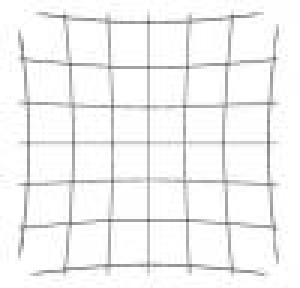
//> input picture src/2.jpg, 100 x 96 px (shown 3 times larger)
$ ./SelfCalibration   (built with g++ and OpenCV 4)
//> lines starting //> are read from the running program, lines starting //| are printed output that depends on the picture
#include "opencv2/opencv.hpp"
#include <string>
#include <iostream>
#include <iomanip>
#include <fstream>
#include <algorithm>
using namespace std;
using namespace cv;
// ----------------------------------------------------------------
// Забодало писать по сто раз одинаковые вещи, соорудил макросы :)
// ----------------------------------------------------------------
#define COUT_VAR(x) cout << #x"=" << x << endl;
#define SHOW_IMG(x) namedWindow(#x);imshow(#x,x);waitKey(20);
// ----------------------------------------------------------------
// Логарифм по основанию 2
// ----------------------------------------------------------------
double log2( double n )
{
	return log( n ) / log( 2.0 );
}
//----------------------------------------------------------
// Frobenius norm
//----------------------------------------------------------
double FNorm(Mat& M)
{
return (sqrt(sum((M*M.t()).diag())[0]));
}
// ----------------------------------------------------------------
// Применение изображению img преобразования Tau
// ----------------------------------------------------------------
void transformImg(Mat& img,Mat& Tau,Mat& dst)
{
	double cx=Tau.at<double>(0);
	double cy=Tau.at<double>(1);
	double fx=Tau.at<double>(2);
	double fy=Tau.at<double>(3);

	Mat cameraMatrix=(Mat_<double>(3, 3) <<
		fx, 0, cx,
		0,  fy, cy,
		0,  0, 1);

	Mat distCoeffs(4,1,CV_64FC1);

	distCoeffs.at<double>(0)=Tau.at<double>(4);
	distCoeffs.at<double>(1)=Tau.at<double>(5);
	distCoeffs.at<double>(2)=Tau.at<double>(6);
	distCoeffs.at<double>(3)=Tau.at<double>(7);

	cv::undistort(img,dst,cameraMatrix,distCoeffs);
}
//----------------------------------------------------------
// Функция стоимости (которую мы минимизируем)
//----------------------------------------------------------
double getF(Mat& img)
{
	Mat tmp=img/norm(img);
	Mat A, w, u, vt;
	SVD::compute(img, w, u, vt,SVD::NO_UV);
	return sum(w)[0];
}
//----------------------------------------------------------
// Якобиан изображения по матрице преобразования
// Производные изображения по элементам матрицы преобразования
// располагаются по столбцам: 1 столбец - одна производная.
// Tau - матрица преобразования.
//----------------------------------------------------------
void getJacobian(Mat& img,Mat& Tau,Mat& J_vec)
{
	// Количество степеней свободы преобразования
	int p=8;
	// Зададим малую величину, для вычисления производных численным методом.
	// Разные параметры имеют разную чувствительность, поэтому для каждого сделано персонально.
	double epsilon[8]={1, // x
					   1, // y
					   1, // fx
					   1, // fy
					   2e-1, // k1
					   2e-1, // k2
					   5e-1, // k3
					   5e-1  // k4
	};
	Mat dst;
	Mat Ip,Im,Tau_p,Tau_m,diff;
	// Размеры области интереса
	int n=img.cols;
	int m=img.rows;
	// Матрица результата
	J_vec=Mat::zeros(n*m,p,CV_64FC1);
	// ---------------------------------------------------------------------
	// Вычисляем 8 частных производных по элементам матрицы преобразования.
	// Девятый элемент равен 1
	// ---------------------------------------------------------------------
	for(int i=0;i<p;i++)
	{
		Tau_p=Tau.clone();
		Tau_m=Tau.clone();
		Tau_p.at<double>(i)+=epsilon[i];
		Tau_m.at<double>(i)-=epsilon[i];
		transformImg(img,Tau_p,Ip);
		transformImg(img,Tau_m,Im);
		// Разница изображений
		diff=Ip-Im;
		// Уменьшим шум.
		cv::GaussianBlur(diff,diff,Size(3,3),2);

		diff/=2*epsilon[i];
		diff=diff.reshape(1,m*n);

		diff.copyTo(J_vec.col(i));
	}
}

//--------------------------------
//
//--------------------------------
double sign(double X)
{
	double res=0;
	if(X>0){res=1;}
	if(X<0){res=-1;}
	return res;
}
//--------------------------------
// Ослабление коэффициентов
//--------------------------------
double S_mu(double d,double mu)
{
	double res;
	res=sign(d)*MAX(fabs(d)-mu,0);
	return res;
}
//----------------------------------------------------------
// Функция подавления слабых коэффициентов для матриц
//----------------------------------------------------------
Mat Smu(Mat& x,double mu)
{
	Mat res(x.size(),CV_64FC1);
	for(int i=0;i<x.rows;i++)
	{
		for(int j=0;j<x.cols;j++)
		{
			res.at<double>(i,j)=S_mu(x.at<double>(i,j),mu);
		}
	}
	return res;
}
//----------------------------------------------------------
// Главная функция (augmented Lagrange multiplier method)
//----------------------------------------------------------
Mat ALM(Mat& I,Mat& Tau_0,double Lambda)
{
	int maxcicles=100;
	int cicle_counter1=0;
	int cicle_counter2=0;
	bool converged1=0;
	bool converged2=0;
	Mat I_tau;
	Mat Tau=Tau_0.clone();
	Mat deltaTau_prev;
	Mat deltaTau;

	double F_prev=DBL_MAX;

	int n=I.cols;
	int m=I.rows;
	int p=8;

	double mu;
	double rho=1.5; // Каждый цикл порог увеличивается
	Mat J_vec;

	while(!converged1)
	{
		// Шаг 1 Получаем нормированное преобразованное изображение и якобиан
		transformImg(I,Tau,I_tau);
		getJacobian(I,Tau,J_vec);

		// Шаг 2 Решение линеаризованной задачи оптимизации
		Mat E=Mat::zeros(m, n,CV_64FC1);
		Mat A=Mat::zeros(m, n,CV_64FC1);

		// Начальное приближение порога ослабления
		mu=1.25/norm(I_tau);


		deltaTau=Mat::zeros(p, 1,CV_64FC1);
		deltaTau_prev=Mat::zeros(p, 1,CV_64FC1);

		Mat Y=I_tau.clone();
		Mat I0;

		cicle_counter2=0;
		converged2=0;

		Mat J_vec_inv=J_vec.inv(DECOMP_SVD);

		while(!converged2)
		{
			Mat t1=J_vec*deltaTau;
			Mat tmp;
			Mat U, Sigma,V;
			SVD::compute(I_tau+t1.reshape(1,m)-E+Y/mu,Sigma,U,V);
			Sigma=Smu(Sigma,1.0/mu);// Урезали собственные значения

			// собираем матрицу Sigma (по-диагонали собственные числа, остальное нули)
			// так как функция вернула нам их в виде вектора, а нам нужна диагональная матрица
			Mat W=Mat::zeros(Sigma.rows,Sigma.rows,CV_64FC1);
			Sigma.copyTo(W.diag());

			I0=U*W*V;// Собрали обратно

			tmp=I_tau+t1.reshape(1,m)-I0+Y/mu;
			E=Smu(tmp,Lambda/mu);

			tmp=(-I_tau+I0+E-Y/mu);
			deltaTau=J_vec_inv*tmp.reshape(1,m*n);

			tmp=J_vec*deltaTau;
			Y+=mu*(I_tau+tmp.reshape(1,m)-I0-E);

			mu*=rho;

			// Ограничение по количеству внутренних циклов
			cicle_counter2++;
			if(cicle_counter2>maxcicles){break;}

			// Проверка, сошлось или нет.
			double m,M;
			cv::minMaxLoc(abs(deltaTau_prev-deltaTau),&m,&M);
			if(cicle_counter2>1 && M<1e-3)
			{
				converged2=true;
			}
			// Это чтобы фиксировать динамику процесса
			deltaTau_prev=deltaTau.clone();
		}
		// Шаг 3 Уточняем преобразование
		for(int i=0;i<p;i++)
		{
			Tau.at<double>(i)+=deltaTau.at<double>(i);
		}

		Mat dst;
		transformImg(I,Tau,dst);

		double F=getF(dst);
		double perf=F_prev-F;
		F_prev=F;
		// Целевая функция
		COUT_VAR(F);

		// ----------------------------------
		// Изображение
		dst.convertTo(dst,CV_8UC1,255);
		imshow("Undistorted",dst);
		cvWaitKey(10);
		// ----------------------------------

		// Проверка, сошлось или нет.
		if(perf<=0){converged1=true;}

		// Ограничение по количеству внешних циклов
		cicle_counter1++;
		if(cicle_counter1>maxcicles){break;}

	}
	return Tau;
}
//----------------------------------------------------------
// Функция получения координат области (2 угловые точки)
// Выбрать 2 точки и нажать кнопку
//----------------------------------------------------------
vector<Point2f> pt;
void pp_MouseCallback(int event, int x, int y, int /*flags*/, void* /*param*/)
{
	if(event == CV_EVENT_LBUTTONDOWN)
	{
		pt.push_back(Point2f(x,y));
	}
}
//----------------------------------------------------------
// Рисуем область по 4 точкам
//----------------------------------------------------------
void DrawRegion(Mat& img,vector<Point2f>& region,Scalar color)
{
	for(int i = 0; i < 4; i++ )
	{
		line(img, region[i], region[(i+1)%4], color, 1, CV_AA);
	}
}

//----------------------------------------------------------
// Точка входа
//----------------------------------------------------------
int main(int argc, char* argv[])
{
	// Матрица изображения
	Mat img_c,img;
	//---------------------------------------------
	// Инициализация
	//---------------------------------------------
	namedWindow("Исходное изображение");
	namedWindow("Undistorted");

	// Грузим изображение
	img_c=imread("2.jpg",1);
//> img_c is the input picture: 96 rows x 100 cols, CV_8UC3; min 90, max 255, mean 243.2
	resize(img_c,img_c,Size(200,200));
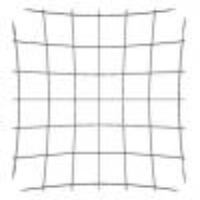
//> img_c: 200 rows x 200 cols, CV_8UC3; min 116, max 255, mean 243.1
	// Ввод точек области
	imshow("Исходное изображение", img_c);
	waitKey(10);

	//setMouseCallback("Исходное изображение",pp_MouseCallback,0);
	//waitKey(0);

	// Переводим в формат серого изображения с плавающей точкой
	cv::cvtColor(img_c,img,cv::COLOR_BGR2GRAY);
	// В интервал 0-1
	img.convertTo(img,CV_64FC1,1.0/255.0);
//> img: 200 rows x 200 cols, CV_64FC1

	// Рисуем рамку, введенную пользователем
	//DrawRegion(img_c, region,Scalar(0, 255, 0));

	imshow("Исходное изображение", img_c);

	// Ищем начальное приближение (можно не искать, а просто начать с нулевых значений)
	// Но так, наверное лучше.

	double theta_opt=0;
	double t_opt=0;
	Mat dst;

	Mat Tau_0(8,1,CV_64FC1);
	Tau_0.at<double>(0)=img.cols/2;
//> Tau_0 = [100, 0, 0, 0, 0, 0, 0, 0]
	Tau_0.at<double>(1)=img.rows/2;
//> Tau_0 = [100, 100, 0, 0, 0, 0, 0, 0]
	Tau_0.at<double>(2)=img.cols;
	Tau_0.at<double>(3)=img.rows;
	Tau_0.at<double>(4)=0;
	Tau_0.at<double>(5)=0;
	Tau_0.at<double>(6)=0;
	Tau_0.at<double>(7)=0;

	Mat Tau=ALM(img,Tau_0,0.5);
//> the loop in ALM, `while(!converged1)` made 2 passes
//> (cx in transformImg (second call), cy in transformImg (second call), fx in transformImg (second call), fy in transformImg (second call)) on pass 1: (100, 100, 200, 200)
//> (cx in transformImg, cy in transformImg, fx in transformImg, fy in transformImg, cameraMatrix in transformImg) on pass 2: (100, 100, 200, 200, [[200, 0, 100], [0, 200, 100], [0, 0, 1]])
//> pass 1, in transformImg (call 2), `cv::undistort(img,dst,cameraMatrix,distCoeffs);`:
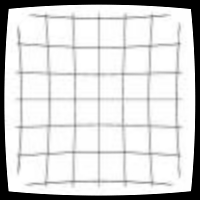
//> dst: 200 rows x 200 cols, CV_64FC1; min 0, max 1, mean 0.842
//> after the loop in ALM, `while(!converged1)`: mu = 52.13; deltaTau = [0.305, -0.347, -0.608, -0.511, 0.101, -0.0666, -0.00122, 0.00444]; deltaTau_prev has the same summary as deltaTau; cicle_counter2 = 22; converged2 = true; m = 200; cicle_counter1 = 2
//> Tau = [100.3, 99.65, 199.4, 199.5, 0.281, 0.0634, -0.00146, 0.00643]

	// Результат коррекции: cx,cy,fx,fy,k1,k2,p1,p2
	COUT_VAR(Tau);

	imshow("Исходное изображение", img_c);
	cvWaitKey(0);
	destroyAllWindows();
	return 0;
}
